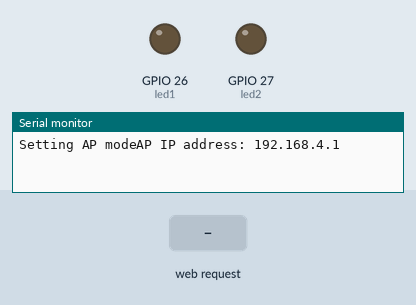
Bench run of a program on a simulated ESP32. Parts: output pins drawn as LEDs (lit = HIGH), the last lines printed to the serial monitor. The inputs (shaded band) are chosen by the test bench.

Above: at 1.2 s.
1.3 s: HTTP request GET /led1/on received
At 2.5 s:
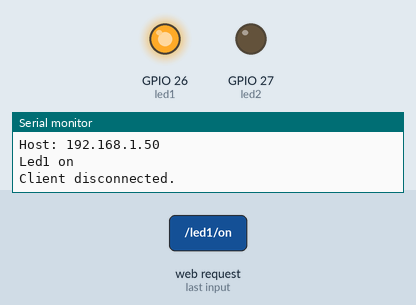
2.8 s: HTTP request GET /led2/on received
At 3.8 s:
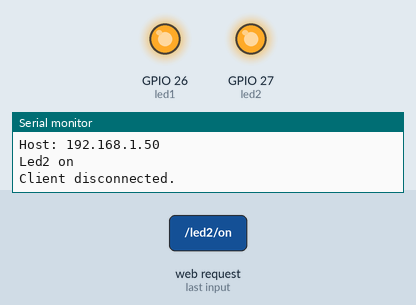
4.3 s: HTTP request GET /led1/off received
At 5.0 s:
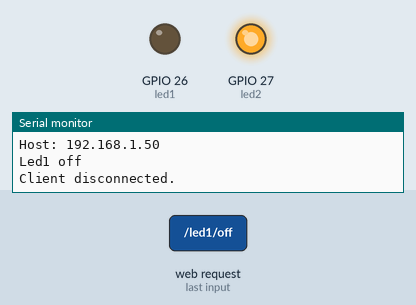
5.8 s: HTTP request GET /led2/off received
At 6.2 s:
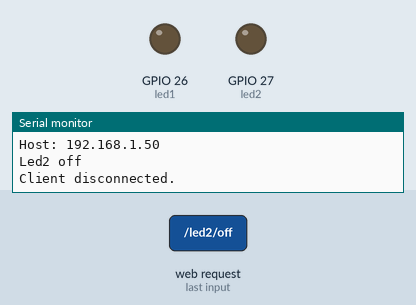
Timing chart, 0 to 8.3 s (numbered marks = the images above; inputs shaded):
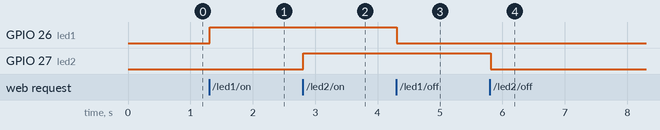

The program:

main.cpp
```cpp
#include <Arduino.h>

#include <WiFi.h>
//khai báo chân sử dụng led
const int led1 = 26;
const int led2 = 27;

const char* ssid = "Nguyen Van Truong";
const char* password = "0913075475";
//Tạo một web server tại cổng 80 - cổng mặc định cho web
WiFiServer webServer(80);

String led1Status = "off";
String led2Status = "off";

String header;

unsigned long currentTime = millis();
// Previous time
unsigned long previousTime = 0;
// Define timeout time in milliseconds (example: 2000ms = 2s)
const long timeoutTime = 2000;

void setup() {
  Serial.begin(9600);

  pinMode(led1, OUTPUT);
  pinMode(led2, OUTPUT);
  // Set outputs to LOW
  digitalWrite(led1, LOW);
  digitalWrite(led2, LOW);

  Serial.print("Setting AP mode");
  WiFi.softAP(ssid, password);

  IPAddress IP = WiFi.softAPIP(); //mặc định là 192.168.4.1
  Serial.print("AP IP address: ");
  Serial.println(IP);
  //khởi tạo webserver
  webServer.begin();
}

void loop() {
  WiFiClient webClient = webServer.available();

  if(webClient)
  {
    //khoi tao gia tri ban dau cho time
    currentTime = millis();
    previousTime = currentTime;
    Serial.println("New web Client");
    //biến lưu giá trị response
    String currentLine = "";
    //nếu có client connect và không quá thời gian time out
    while(webClient.connected() && currentTime - previousTime <= timeoutTime)
    {
      //đọc giá trị timer tại thời điểm hiện tại
      currentTime = millis();
      //nếu client còn kết nối
      if(webClient.available())
      {
        //đọc giá trị truyền từ client theo từng byte kiểu char
        char c = webClient.read();
        Serial.write(c);
        header += c; // lưu giá trị vào Header
        if(c == '\n') //Nếu đọc được kí tự xuống dòng (hết chuỗi truyền tới)
        {
          if (currentLine.length() == 0)
          {
            // HTTP headers luôn luôn bắt đầu với code HTTP (ví d HTTP/1.1 200 OK)
            webClient.println("HTTP/1.1 200 OK");
            webClient.println("Content-type:text/html"); // sau đó là kiểu nội dụng mà client gửi tới, ví dụ này là html
            webClient.println("Connection: close"); // kiểu kết nối ở đây là close. Nghĩa là không giữ kết nối sau khi nhận bản tin
            webClient.println();

            // nếu trong file header có giá trị
            if (header.indexOf("GET /led1/on") >= 0)
            {
              Serial.println("Led1 on");
              led1Status = "on";
              digitalWrite(led1, HIGH);
            }
            else if (header.indexOf("GET /led1/off") >= 0)
            {
              Serial.println("Led1 off");
              led1Status = "off";
              digitalWrite(led1, LOW);
            }
            else if (header.indexOf("GET /led2/on") >= 0)
            {
              Serial.println("Led2 on");
              led2Status = "on";
              digitalWrite(led2, HIGH);
            }
            else if (header.indexOf("GET /led2/off") >= 0)
            {
              Serial.println("Led2 off");
              led2Status = "off";
              digitalWrite(led2, LOW);
            }
            // Response trang HTML
            webClient.println("<!DOCTYPE html>;<html>;");
            webClient.println("<head>;<meta name=\"viewport\" content=\"width=device-width, initial-scale=1\">;");
            //thêm font-awesome
            webClient.println("<link rel=\"stylesheet\" href=\"https://cdnjs.cloudflare.com/ajax/libs/font-awesome/4.7.0/css/font-awesome.min.css\">;");
            // code CSS cho web
            //css cho toan bo trang
            webClient.println("<style>html { font-family: Helvetica; display: inline-block; margin: 0px auto; text-align: center;}");
//css cho nut nhan
            webClient.println(".button { background-color: #4CAF50; border: none; color: white; padding: 16px 40px;");
            webClient.println("text-decoration: none; font-size: 30px; margin: 2px; cursor: pointer;}");
            webClient.println(".button2 {background-color: #5e0101;}</style></head>");

            // Web Page Heading H1 with CSS
            webClient.println("<body>;<h1 style=\"color:Tomato;\">;ESP32 Access Point Web Server</h1>;");

            // Web Page Heading H2
            // webClient.println("<h2 style=\"color:#077a39;\">;<a href=\"https://khuenguyencreator.com\">;khuenguyencreator.com</a>;</h2>;");
            webClient.println("<h2 style=\"color:#077a39;\">;<a href=\"https://www.facebook.com/profile.php?id=100042028728787\">;zzz Truong Com zzz</a>;</h2>;");
            webClient.println("<i class=\"fa fa-home\" aria-hidden=\"true\">;</i>;");

            // Display current state, and ON/OFF buttons for Led1
            webClient.println("<p>;Led1 - State " + led1Status + "</p>;");
            // If the Led1Status is off, it displays the ON button
            if (led1Status=="off")
            {
              //khởi tạo một nút nhấn có đường dẫn đích là /led1/on
              webClient.println("<p>;<a href=\"/led1/on\">;<button class=\"button\">;ON</button>;</a>;</p>;");
            }
            else
            {
              //khởi tạo một nút nhấn có đường dẫn đích là /led1/off
              webClient.println("<p>;<a href=\"/led1/off\">;<button class=\"button button2\">;OFF</button>;</a>;</p>;");
            }

            // Display current state, and ON/OFF buttons for Led2
            webClient.println("<p>;Led2 - State " + led2Status + "</p>;");
            // If the led2 is off, it displays the ON button
            if (led2Status=="off")
            {
              //khởi tạo một nút nhấn có đường dẫn đích là /led2/on
              webClient.println("<p>;<a href=\"/led2/on\">;<button class=\"button\">;ON</button>;</a>;</p>;");
            }
            else
            {
              //khởi tạo một nút nhấn có đường dẫn đích là /led2/on
              webClient.println("<p>;<a href=\"/led2/off\">;<button class=\"button button2\">;OFF</button>;</a>;</p>;");
            }
            webClient.println("</body>;</html>;");

            // The HTTP response ends with another blank line
            webClient.println();
            // Break out of the while loop
            break;
          }
          else
          {
            currentLine = "";
          }
        }
        else if (c != '\r')   //nếu giá trị gửi tới khác xuống duòng
        {
          currentLine += c;     //lưu giá trị vào biến
        }
      }
    }
    // Xoá header để sử dụng cho lần tới
    header = "";
    // ngắt kết nối
    webClient.stop();
    Serial.println("Client disconnected.");
    Serial.println("");

  }
}
```

Measured:
- after the input at 1.3 s, GPIO 26 (led1): LOW → HIGH at once
- after the input at 2.8 s, GPIO 27 (led2): LOW → HIGH at once
- after the input at 4.3 s, GPIO 26 (led1): HIGH → LOW at once
- after the input at 5.8 s, GPIO 27 (led2): HIGH → LOW at once
